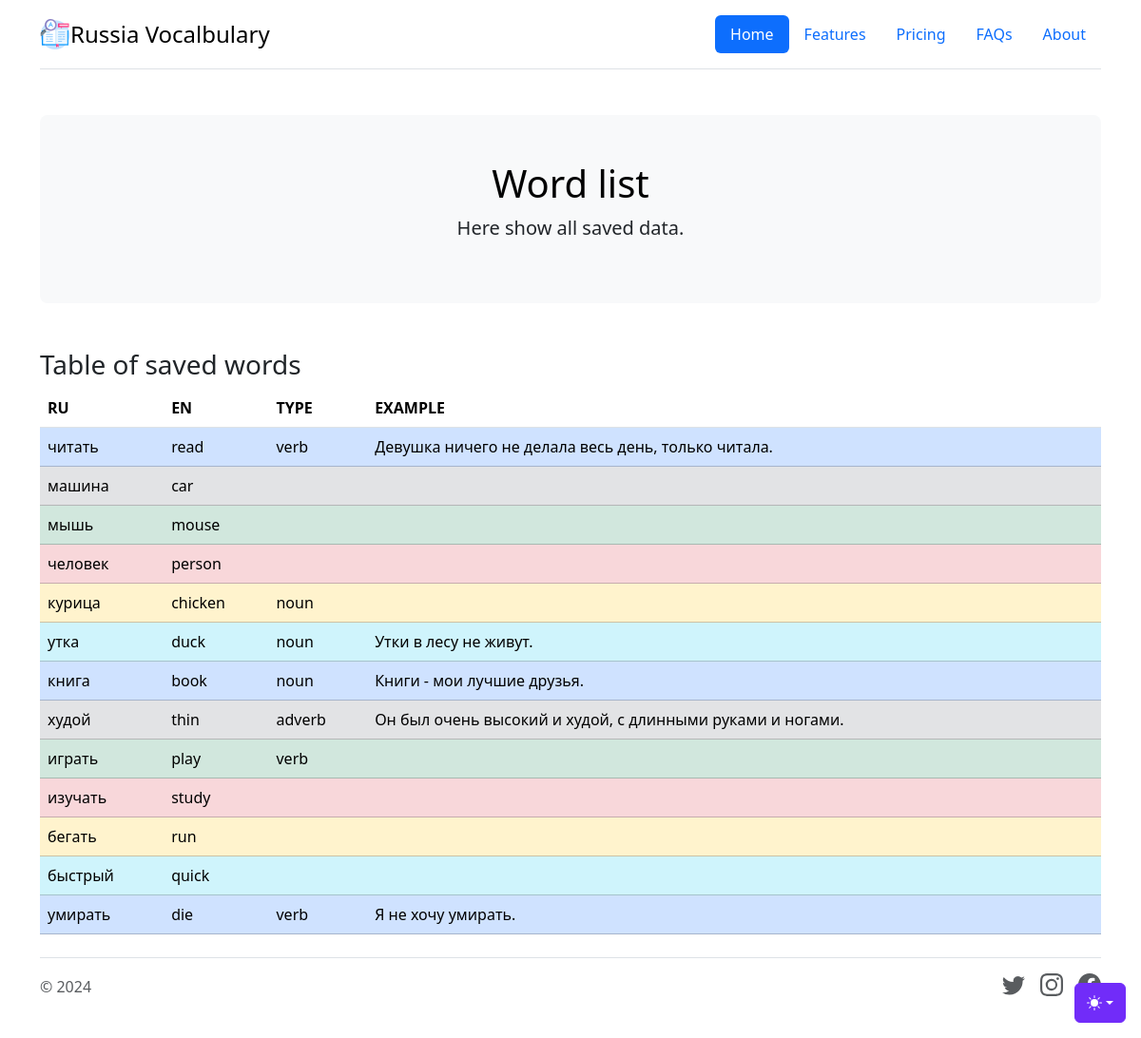
The app's page /show_words with its own data.
### vocalbulary/models.py (models this page shows, shortened)
class Vocalbulary(models.Model):
    ru_word = models.CharField(max_length=50)
    en_word = models.CharField(max_length=50)
    word_type = models.CharField(max_length=20, blank=True)
    example = models.TextField(max_length=1000, blank=True)

### vocalbulary/views.py (the view)
# urls.py: path('show_words', views.show_words, name="show_words"),
def show_words(request):
    rows = Vocalbulary.objects.all()
    row_styles = [row.pk % 6 for row in rows]
    return render(request,
                  "show_words.html",
                  context={'pairs': zip(rows, row_styles)})

### vocalbulary/templates/show_words.html (shortened to what this page needs)
{% extends "base_page.html" %}
{% block page-title %}
Word list
{% endblock %}
{% block page-lead %}
Неre show all saved data.
{% endblock %}
{% block content %}
<div class="container">
<article class="my-3" id="tables">
  <div class="bd-heading sticky-xl-top align-self-start mt-5 mb-3 mt-xl-0 mb-xl-2">
    <h3>Table of saved words</h3>
  </div>
<div class="bd-example-snippet bd-code-snippet">
    <div class="bd-example m-0 border-0">
      <table class="table table-hover">
            <thead>
            <tr>
              <th scope="col">RU</th>
              <th scope="col">EN</th>
              <th scope="col">TYPE</th>
              <th scope="col">EXAMPLE</th>
            </tr>
            </thead>
            <tbody>
              {% for row, row_style in pairs %}
                {% if row_style == 1 %}
                  <tr class="table-primary">
                {% elif row_style == 2 %}
                  <tr class="table-secondary">
                {% elif row_style == 3 %}
                  <tr class="table-success">
                {% elif row_style == 4 %}
                  <tr class="table-danger">
                {% elif row_style == 5 %}
                  <tr class="table-warning">
                {% elif row_style == 0 %}
                  <tr class="table-info">
                {% endif %}
                    <td>{{ row.ru_word }}</td>
                    <td>{{ row.en_word }}</td>
                    <td>{{ row.word_type }}</td>
                    <td>{{ row.example }}</td>
                  </tr>
                {% endfor %}
            </tbody>
          </table>
    </div>
  </div>
</div>
{% endblock %}

### vocalbulary/templates/base_page.html (shortened to what this page needs)
<!doctype html>
<html lang="en" data-bs-theme="auto">
<head>
    {% load static %}
    <link href={% static "bootstrap.min.css" %} rel="stylesheet">
</head>
<body>
  <div class="dropdown position-fixed bottom-0 end-0 mb-3 me-3 bd-mode-toggle">
    <button class="btn btn-bd-primary py-2 dropdown-toggle d-flex align-items-center"
            id="bd-theme"
            type="button"
            aria-expanded="false"
            data-bs-toggle="dropdown"
            aria-label="Toggle theme (auto)">
      <svg class="bi my-1 theme-icon-active" width="1em" height="1em"><use href="#circle-half"></use></svg>
    </button>
  </div>
  <main>
    <div class="container">
      <header class="d-flex flex-wrap justify-content-center py-3 mb-4 border-bottom">
          <a href="/" class="d-flex align-items-center mb-3 mb-md-0 me-md-auto link-body-emphasis text-decoration-none">
            <img src="{% static 'vocalbulary.png' %}" alt="Project for russian vocalbulary" width="32" height="32"/>
            <span class="fs-4">Russia Vocalbulary</span>
          </a>
          <ul class="nav nav-pills">
            <li class="nav-item"><a href="#" class="nav-link active" aria-current="page">Home</a></li>
            <li class="nav-item"><a href="#" class="nav-link">Features</a></li>
            <li class="nav-item"><a href="#" class="nav-link">Pricing</a></li>
            <li class="nav-item"><a href="#" class="nav-link">FAQs</a></li>
            <li class="nav-item"><a href="#" class="nav-link">About</a></li>
          </ul>
      </header>
    </div>
    <div class="container my-5">
      <div class="p-5 text-center bg-body-tertiary rounded-3">
        <h1 class="text-body-emphasis">{% block page-title %}{% endblock %}</h1>
        <p class="lead">
          {% block page-lead %}{% endblock %}
        </p>
      </div>
    </div>
    {% block content %}{% endblock %}
    <div class="container">
      <footer class="d-flex flex-wrap justify-content-between align-items-center py-3 my-4 border-top">
        <div class="col-md-4 d-flex align-items-center">
          <span class="mb-3 mb-md-0 text-body-secondary">&copy; 2024 </span>
        </div>
        <ul class="nav col-md-4 justify-content-end list-unstyled d-flex">
          <li class="ms-3"><a class="text-body-secondary" href="#"><svg class="bi" width="24" height="24"><use xlink:href="#twitter"/></svg></a></li>
          <li class="ms-3"><a class="text-body-secondary" href="#"><svg class="bi" width="24" height="24"><use xlink:href="#instagram"/></svg></a></li>
          <li class="ms-3"><a class="text-body-secondary" href="#"><svg class="bi" width="24" height="24"><use xlink:href="#facebook"/></svg></a></li>
        </ul>
      </footer>
    </div>
  </main>
</body>
</html>

### records on screen
Vocalbulary: ru_word "читать", en_word "read", word_type "verb", example "Девушка ничего не делала весь день, только читала."
Vocalbulary: ru_word "машина", en_word "car"
Vocalbulary: ru_word "мышь", en_word "mouse"
Vocalbulary: ru_word "человек", en_word "person"
Vocalbulary: ru_word "курица", en_word "chicken", word_type "noun"
Vocalbulary: ru_word "утка", en_word "duck", word_type "noun", example "Утки в лесу не живут."
Vocalbulary: ru_word "книга", en_word "book", word_type "noun", example "Книги - мои лучшие друзья."
Vocalbulary: ru_word "худой", en_word "thin", word_type "adverb", example "Он был очень высокий и худой, с длинными руками и ногами."
Vocalbulary: ru_word "играть", en_word "play", word_type "verb"
Vocalbulary: ru_word "изучать", en_word "study"
Vocalbulary: ru_word "бегать", en_word "run"
Vocalbulary: ru_word "быстрый", en_word "quick"
Vocalbulary: ru_word "умирать", en_word "die", word_type "verb", example "Я не хочу умирать."
